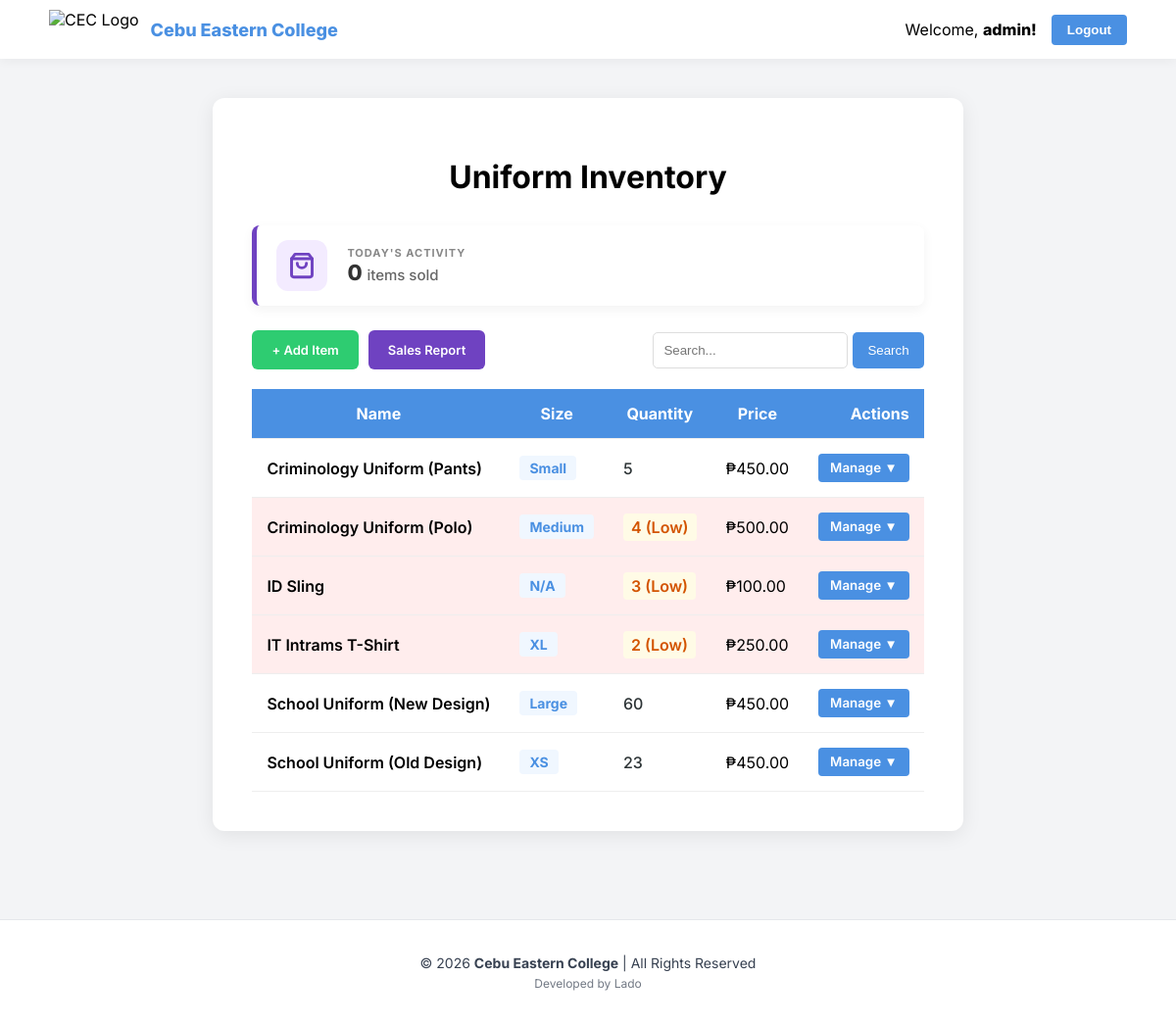
/inventory/ (signed in), run on an earlier commit of the app's database.
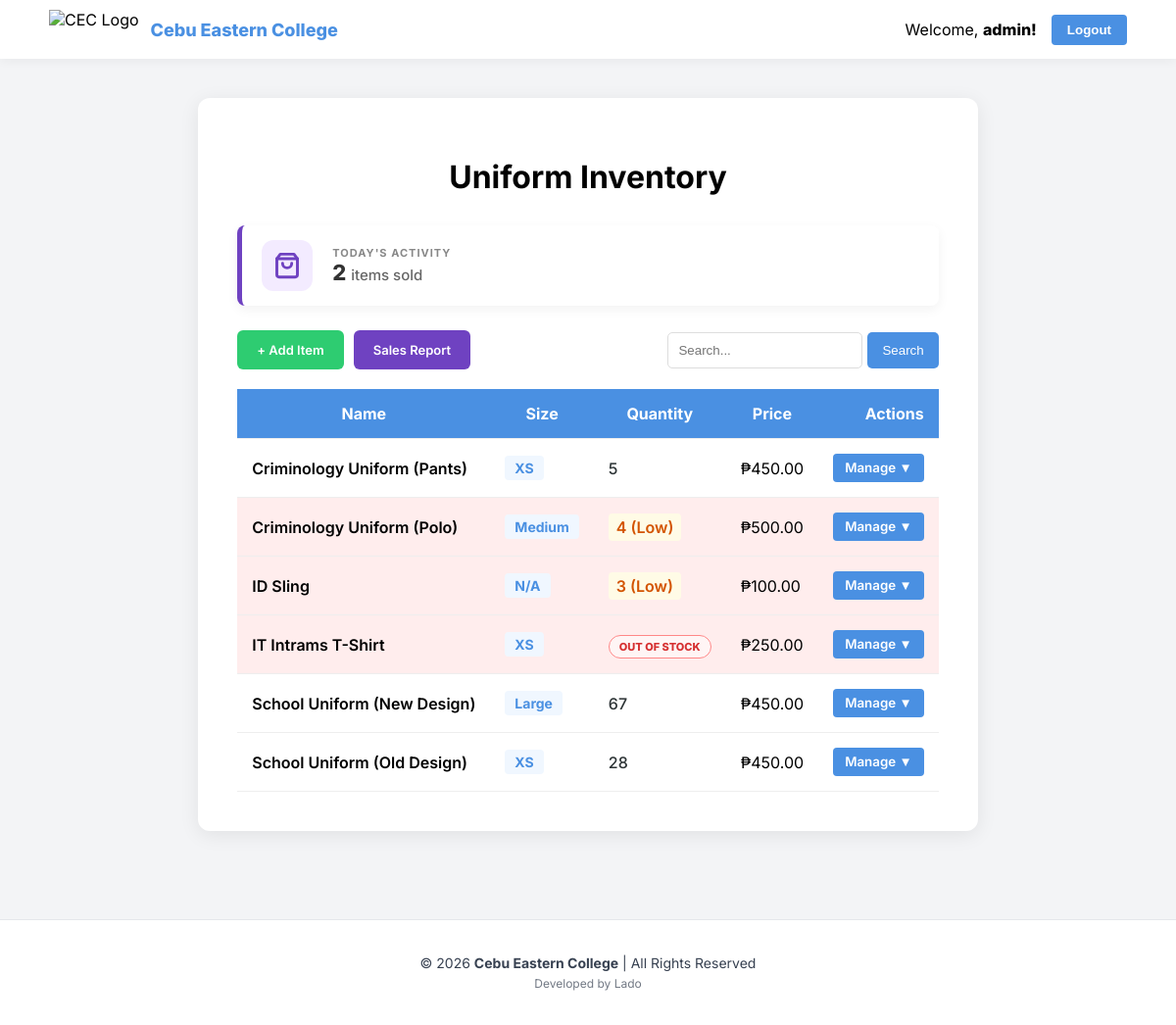
And on a later commit of the database.
### inventory/models.py (models this page shows, shortened)
class UniformItem(models.Model):
    SIZE_CHOICES = [
        ('XS', 'Extra Small'), ('S', 'Small'), ('M', 'Medium'),
        ('L', 'Large'), ('XL', 'Extra Large'), ('XXL', '2XL'), ('XXXL', '3XL'), ('N/A', 'N/A'),
    ]
    name = models.CharField(max_length=100)
    size = models.CharField(max_length=10, choices=SIZE_CHOICES)
    quantity = models.PositiveIntegerField()
    price = models.DecimalField(max_digits=8, decimal_places=2)

### inventory/views.py (the view)
# urls.py: path('inventory/', views.product_list, name='product_list'),
@login_required
def product_list(request):
    query = request.GET.get('q')
    sort = request.GET.get('sort')
    items = UniformItem.objects.all()
    if query:
        items = items.filter(name__icontains=query)
    if sort in ['name', 'quantity', 'price']:
        items = items.order_by(sort)
    else:
        items = items.order_by('name') # Default sorting
    today = timezone.now().date()
    total_sold_today = Sale.objects.filter(sale_date__date=today).aggregate(Sum('quantity_sold'))['quantity_sold__sum'] or 0
    return render(request, 'inventory/list.html', {
        'items': items,
        'total_sold_today': total_sold_today # Pass this to your HTML
    })

### inventory/templates/inventory/list.html (shortened to what this page needs)
{% load static %}
<!DOCTYPE html>
<html lang="en">
<head>
    <link rel="stylesheet" href="{% static 'inventory/css/list.css' %}">
</head>
<body>
<header class="top-nav">
    <div class="logo-section">
        <img src="{% static 'inventory/images/school-logo.jpg' %}" class="nav-logo" alt="CEC Logo">
        <span class="logo-text">Cebu Eastern College</span>
    </div>
    <div class="user-section">
        {% if user.is_authenticated %}
            <span class="user-greeting">Welcome, <strong>{{ user.username }}!</strong></span>
            <form method="post" action="{% url 'logout' %}" style="display:inline;">{% csrf_token %}<button type="submit" class="logout-btn">Logout</button></form>
        {% endif %}
    </div>
</header>
<div class="container">
    <h1 class="main-title">Uniform Inventory</h1>
    <div class="sales-dash">
        <div class="sales-icon">
            <svg width="28" height="28" viewBox="0 0 24 24" fill="none" stroke="#6f42c1" stroke-width="2.5" stroke-linecap="round" stroke-linejoin="round"><path d="M6 2L3 6v14a2 2 0 0 0 2 2h14a2 2 0 0 0 2-2V6l-3-4Z"/><path d="M3 6h18"/><path d="M16 10a4 4 0 0 1-8 0"/></svg>
        </div>
        <div>
            <p style="margin: 0; font-size: 11px; color: #888; font-weight: 700; text-transform: uppercase; letter-spacing: 1px;">Today's Activity</p>
            <p style="margin: 0; font-size: 22px; font-weight: 800; color: #333;">
                {{ total_sold_today }} <span style="font-size: 15px; font-weight: 500; color: #666;">items sold</span>
            </p>
        </div>
    </div>
    <div class="top-actions">
        <div class="btn-group">
            <a href="{% url 'add_product' %}" class="btn add-btn">+ Add Item</a>
            <a href="{% url 'sales_report' %}" class="btn report-btn">Sales Report</a>
        </div>
        <form method="GET" class="search-form">
            <input type="text" name="q" placeholder="Search..." value="{{ request.GET.q }}">
            <button type="submit">Search</button>
        </form>
    </div>
    <table>
        <thead>
            <tr>
                <th>Name</th>
                <th>Size</th>
                <th>Quantity</th>
                <th>Price</th>
                <th style="text-align: right;">Actions</th>
            </tr>
        </thead>
        <tbody>
            {% for item in items %}
            <tr class="{% if item.quantity < 5 %}low-stock{% endif %}">
                <td style="font-weight: 600;">{{ item.name }}</td>
                <td>
                    <span class="size-tag">{{ item.size }}</span>
                </td>
                <td class="qty-column">
                    {% if item.quantity <= 0 %}
                        <span style="color: #d63031; font-weight: 800; background: #fff5f5; padding: 4px 10px; border-radius: 50px; border: 1.5px solid #ff8787; font-size: 11px; text-transform: uppercase;">
                            Out of Stock
                        </span>
                    {% elif item.quantity < 5 %}
                        <span class="low" style="color: #d35400; font-weight: 600; background: #fffbe6; padding: 4px 8px; border-radius: 4px;">
                            {{ item.quantity }} (Low)
                        </span>
                    {% else %}
                        <span style="font-weight: 500; color: #2d3436;">{{ item.quantity }}</span>
                    {% endif %}
                </td>
                <td>₱{{ item.price }}</td>
                <td style="text-align: right;">
                    <div class="dropdown">
                        <button class="dropbtn">Manage ▼</button>
                    </div>
                </td>
            </tr>
            {% empty %}
            <tr><td colspan="5" style="text-align: center; padding: 20px;">No items found.</td></tr>
            {% endfor %}
        </tbody>
    </table>
</div>
<footer class="site-footer">
    <div class="footer-content">
      <p>&copy; 2026 <strong>Cebu Eastern College</strong> | All Rights Reserved</p>
      <p class="dev-tag">Developed by Lado</p>
    </div>
</footer>
</body>
</html>

What changed in the data, as far as the page shows it:
changed UniformItem "Criminology Uniform (Pants)": size "Small" → "XS"
changed UniformItem "IT Intrams T-Shirt": size "XL" → "XS"; quantity "2" → (not shown); quantity "(Low)" → "OUT OF STOCK"
changed UniformItem "School Uniform (New Design)": quantity "60" → "67"
changed UniformItem "School Uniform (Old Design)": quantity "23" → "28"
Also different on the page:
{{ total_sold_today }}: "0" → "2"
